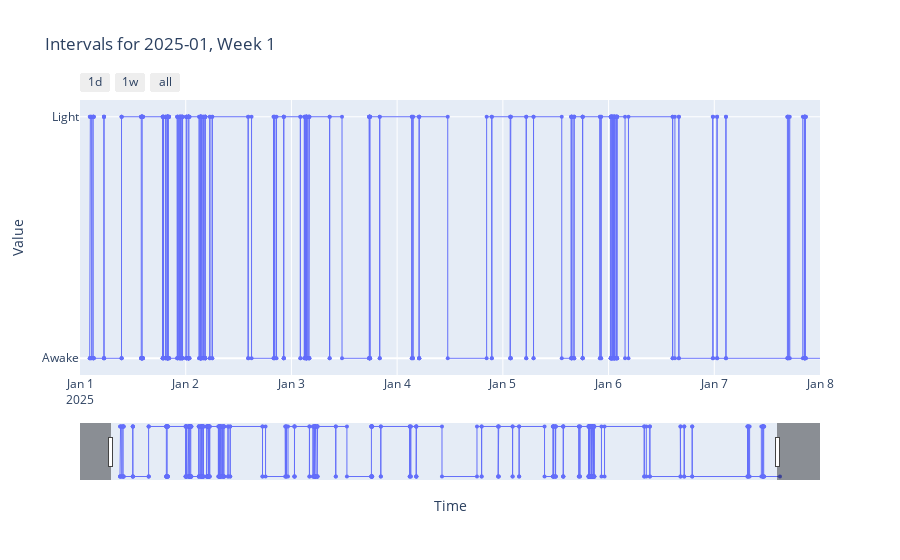

The code cell stored with this chart in its notebook:
### Code cell
import plotly.graph_objects as go
import pandas as pd
from datetime import datetime, timedelta
import pytz

def plot_intervals_with_plotly(intervals, year, month, week, timezone='UTC'):
    # Calculate the start and end dates for the specified week
    first_day_of_month = datetime(year, month, 1, tzinfo=pytz.timezone(timezone))
    start_of_week = first_day_of_month + timedelta(weeks=week-1)
    end_of_week = start_of_week + timedelta(days=7)

    # Filter intervals for the specified week
    week_intervals = intervals[
        (intervals['sampleDT'] >= start_of_week) & 
        (intervals['sampleDT'] < end_of_week)
    ]

    # Prepare data for plotting
    times = []
    values = []
    for _, row in week_intervals.iterrows():
        times.extend([row['sampleDT'], row['endTime']])
        values.extend([row['int!noData+0!data+1'], row['int!noData+0!data+1']])

    # Create the plot
    fig = go.Figure()

    # Add line plot
    fig.add_trace(go.Scatter(
        x=times,
        y=values,
        mode='lines+markers',
        name='Interval',
        line=dict(width=1),
        marker=dict(size=4)
    ))

    # Update layout
    fig.update_layout(
        title=f"Intervals for {year}-{month:02d}, Week {week}",
        xaxis_title="Time",
        yaxis_title="Value",
        xaxis=dict(
            range=[start_of_week, end_of_week],
            rangeselector=dict(
                buttons=list([
                    dict(count=1, label="1d", step="day", stepmode="backward"),
                    dict(count=7, label="1w", step="day", stepmode="backward"),
                    dict(step="all")
                ])
            ),
            rangeslider=dict(visible=True),
            type="date"
        ),
        yaxis=dict(
            tickvals=[-1, 0, 1, 2, 3],
            ticktext=["No Data", "Awake", "Light", "Deep", "REM"]
        )
    )

    # Show the plot
    fig.show()

# Example usage
year = 2025
month = 1
week = 1
plot_intervals_with_plotly(intervs, year, month, week)

### Figure 1 — Plotly figure (JSON) as saved in the notebook; plotly's stock layout.template omitted (floating-point values rounded to 4 significant figures; data arrays with more than 128 entries replaced by an {"elided": "..."} marker saying what was removed)
{"data": [{"line": {"width": 1}, "marker": {"size": 4}, "mode": "lines+markers", "name": "Interval", "type": "scatter", "x": {"elided": "614 str values"}, "y": {"elided": "614 int values"}}], "layout": {"title": {"text": "Intervals for 2025-01, Week 1"}, "xaxis": {"range": ["2025-01-01T00:00:00+00:00", "2025-01-08T00:00:00+00:00"], "rangeselector": {"buttons": [{"count": 1, "label": "1d", "step": "day", "stepmode": "backward"}, {"count": 7, "label": "1w", "step": "day", "stepmode": "backward"}, {"step": "all"}]}, "rangeslider": {"visible": true}, "title": {"text": "Time"}, "type": "date"}, "yaxis": {"ticktext": ["No Data", "Awake", "Light", "Deep", "REM"], "tickvals": [-1, 0, 1, 2, 3], "title": {"text": "Value"}}}}
